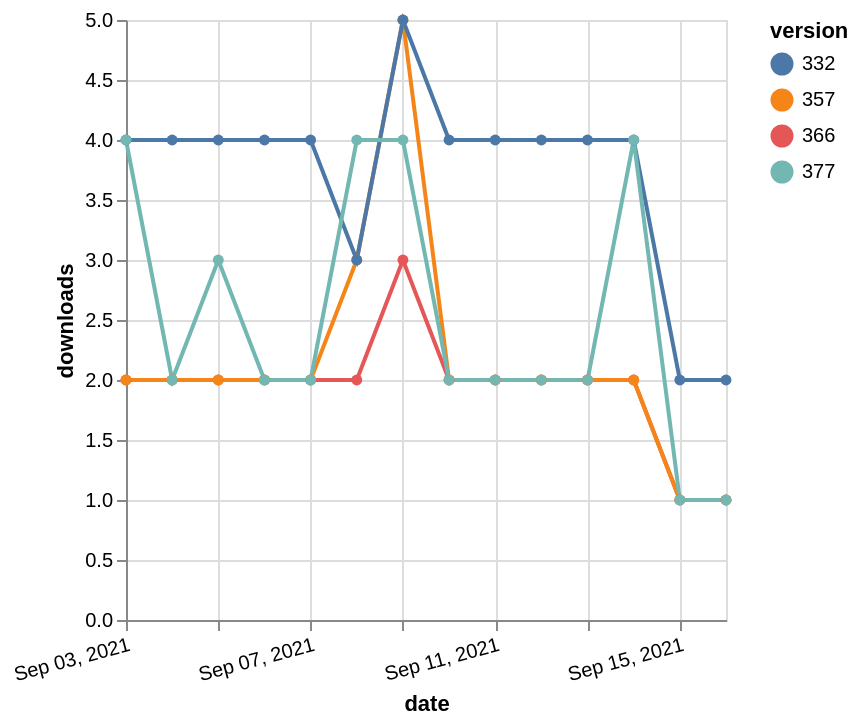

Describe this chart as a Vega-Lite specification.
### Vega-Lite specification from a JSON file in a GitHub repository (floating-point values rounded to 4 significant figures)
{"$schema": "https://vega.github.io/schema/vega-lite/v5.json", "description": "A simple bar chart with embedded data.", "data": {"values": [{"date": "2021-09-03", "total": 2263, "delta": 2, "version": "366"}, {"date": "2021-09-04", "total": 2265, "delta": 2, "version": "366"}, {"date": "2021-09-05", "total": 2267, "delta": 2, "version": "366"}, {"date": "2021-09-06", "total": 2269, "delta": 2, "version": "366"}, {"date": "2021-09-07", "total": 2271, "delta": 2, "version": "366"}, {"date": "2021-09-08", "total": 2273, "delta": 2, "version": "366"}, {"date": "2021-09-09", "total": 2276, "delta": 3, "version": "366"}, {"date": "2021-09-10", "total": 2278, "delta": 2, "version": "366"}, {"date": "2021-09-11", "total": 2280, "delta": 2, "version": "366"}, {"date": "2021-09-12", "total": 2282, "delta": 2, "version": "366"}, {"date": "2021-09-13", "total": 2284, "delta": 2, "version": "366"}, {"date": "2021-09-14", "total": 2286, "delta": 2, "version": "366"}, {"date": "2021-09-15", "total": 2287, "delta": 1, "version": "366"}, {"date": "2021-09-16", "total": 2288, "delta": 1, "version": "366"}, {"date": "2021-09-03", "total": 2744, "delta": 2, "version": "357"}, {"date": "2021-09-04", "total": 2746, "delta": 2, "version": "357"}, {"date": "2021-09-05", "total": 2748, "delta": 2, "version": "357"}, {"date": "2021-09-06", "total": 2750, "delta": 2, "version": "357"}, {"date": "2021-09-07", "total": 2752, "delta": 2, "version": "357"}, {"date": "2021-09-08", "total": 2755, "delta": 3, "version": "357"}, {"date": "2021-09-09", "total": 2760, "delta": 5, "version": "357"}, {"date": "2021-09-10", "total": 2762, "delta": 2, "version": "357"}, {"date": "2021-09-11", "total": 2764, "delta": 2, "version": "357"}, {"date": "2021-09-12", "total": 2766, "delta": 2, "version": "357"}, {"date": "2021-09-13", "total": 2768, "delta": 2, "version": "357"}, {"date": "2021-09-14", "total": 2770, "delta": 2, "version": "357"}, {"date": "2021-09-15", "total": 2771, "delta": 1, "version": "357"}, {"date": "2021-09-16", "total": 2772, "delta": 1, "version": "357"}, {"date": "2021-09-03", "total": 4890, "delta": 4, "version": "332"}, {"date": "2021-09-04", "total": 4894, "delta": 4, "version": "332"}, {"date": "2021-09-05", "total": 4898, "delta": 4, "version": "332"}, {"date": "2021-09-06", "total": 4902, "delta": 4, "version": "332"}, {"date": "2021-09-07", "total": 4906, "delta": 4, "version": "332"}, {"date": "2021-09-08", "total": 4909, "delta": 3, "version": "332"}, {"date": "2021-09-09", "total": 4914, "delta": 5, "version": "332"}, {"date": "2021-09-10", "total": 4918, "delta": 4, "version": "332"}, {"date": "2021-09-11", "total": 4922, "delta": 4, "version": "332"}, {"date": "2021-09-12", "total": 4926, "delta": 4, "version": "332"}, {"date": "2021-09-13", "total": 4930, "delta": 4, "version": "332"}, {"date": "2021-09-14", "total": 4934, "delta": 4, "version": "332"}, {"date": "2021-09-15", "total": 4936, "delta": 2, "version": "332"}, {"date": "2021-09-16", "total": 4938, "delta": 2, "version": "332"}, {"date": "2021-09-03", "total": 2063, "delta": 4, "version": "377"}, {"date": "2021-09-04", "total": 2065, "delta": 2, "version": "377"}, {"date": "2021-09-05", "total": 2068, "delta": 3, "version": "377"}, {"date": "2021-09-06", "total": 2070, "delta": 2, "version": "377"}, {"date": "2021-09-07", "total": 2072, "delta": 2, "version": "377"}, {"date": "2021-09-08", "total": 2076, "delta": 4, "version": "377"}, {"date": "2021-09-09", "total": 2080, "delta": 4, "version": "377"}, {"date": "2021-09-10", "total": 2082, "delta": 2, "version": "377"}, {"date": "2021-09-11", "total": 2084, "delta": 2, "version": "377"}, {"date": "2021-09-12", "total": 2086, "delta": 2, "version": "377"}, {"date": "2021-09-13", "total": 2088, "delta": 2, "version": "377"}, {"date": "2021-09-14", "total": 2092, "delta": 4, "version": "377"}, {"date": "2021-09-15", "total": 2093, "delta": 1, "version": "377"}, {"date": "2021-09-16", "total": 2094, "delta": 1, "version": "377"}]}, "width": "container", "mark": {"type": "line", "point": {"filled": true}}, "encoding": {"x": {"field": "date", "type": "temporal", "timeUnit": "yearmonthdate", "title": "date", "axis": {"labelAngle": -15}}, "y": {"field": "delta", "type": "quantitative", "title": "downloads"}, "color": {"field": "version", "type": "nominal"}, "tooltip": {"field": "delta"}}}
